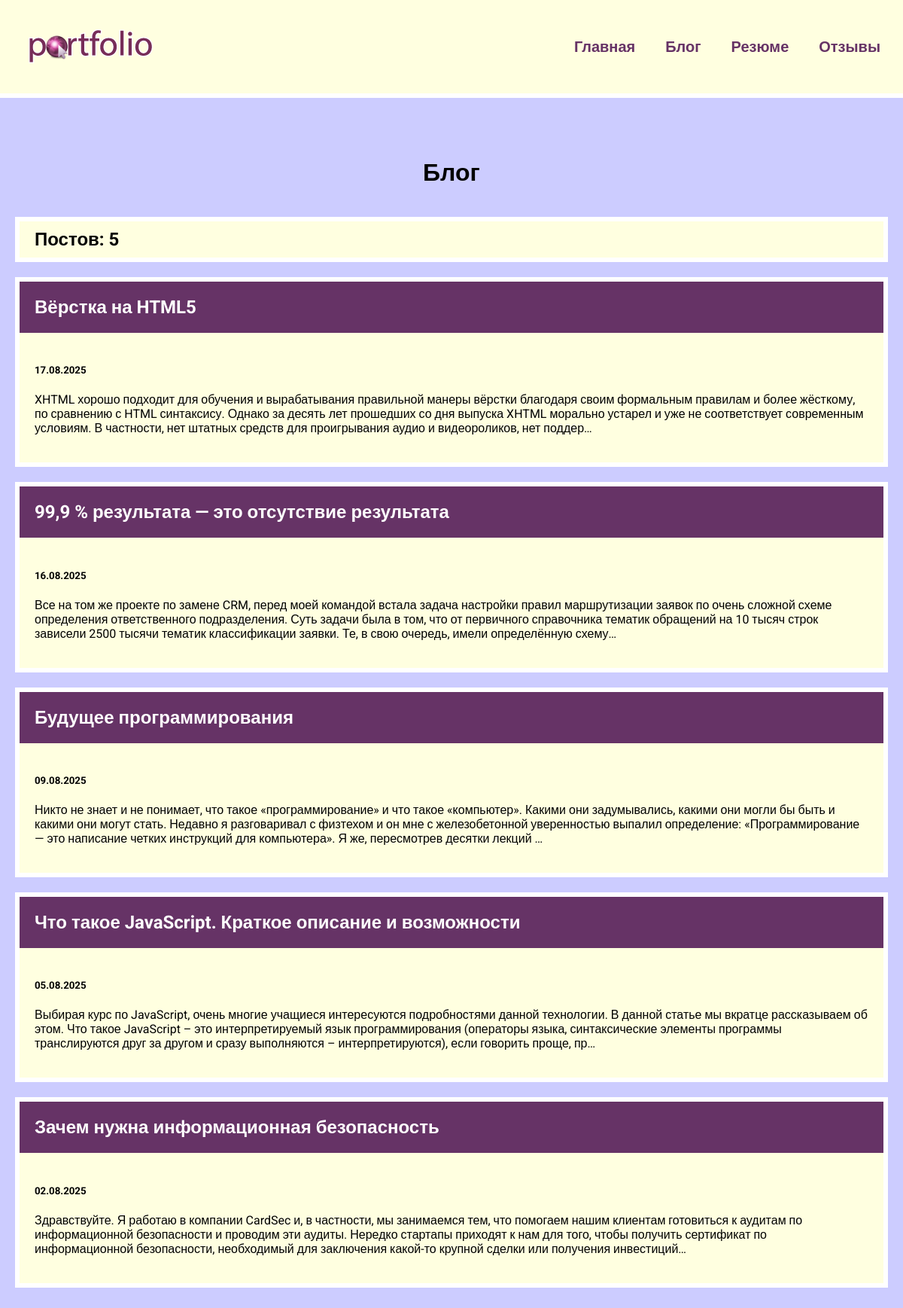
Screenshot of /blog/ with the database file from the repository.
### blog/models.py (models this page shows, shortened)
class Blog(models.Model):
    title = models.CharField(max_length=200)
    description = models.TextField()
    date = models.DateField()

### blog/views.py (the view)
# urls.py: path('', views.blogs, name="blogs"),
def blogs(request):
    blogs = Blog.objects.order_by('-date')
    return render(request, 'blog/blogs.html', {'blogs': blogs})

### blog/templates/blog/blogs.html
{% extends 'skills/base.html' %}
{% block content %}
<h1>Блог</h1>
<h2 class="count">Постов: {{ blogs.count }}</h2>
{% for blog in blogs %}
<div class="element">
    <h2 class="top"><a href="{% url 'detail' blog.id %}">{{ blog.title }}</a></h2>
    <div class="blog_text">
        <h5>{{ blog.date|date:'d.m.Y' }}</h5>
        <p>{{ blog.description|striptags|truncatechars:360 }}</p>
    </div>
</div>
{% endfor %}
{% endblock %}

### skills/static/css/style.css (style rules this page uses)
body { font-family: "Roboto", sans-serif; padding: 0; margin: 0; background: #CCCCFF; }
.element { flex-basis: 360px; }
.element, .count { background: lightyellow; border: 6px solid #FFF; margin: 20px 0; }
.content h1 { text-align: center; margin: 60px 0 40px; }
.top { background: #663366; margin: 0; }
.top a { color: #FFF; text-decoration: none; padding: 20px; display: block; }
.blog_text { padding: 20px; box-sizing: border-box; }
.count { padding: 10px 20px; box-sizing: border-box; }

### rows the page displays
Blog: title "Вёрстка на HTML5", date "17.08.2025", description "XHTML хорошо подходит для обучения и вырабатывания правильной манеры вёрстки благодаря своим формальным правилам и более жёсткому, по сравнению с HTML синтаксису. Однако за десять лет прошедших со дня выпуска XHTML морально устарел и уже не соответствует современным условиям. В частности, нет штатных средств для проигрывания аудио и видеороликов, нет поддер…"
Blog: title "99,9 % результата — это отсутствие результата", date "16.08.2025", description "Все на том же проекте по замене CRM, перед моей командой встала задача настройки правил маршрутизации заявок по очень сложной схеме определения ответственного подразделения. Суть задачи была в том, что от первичного справочника тематик обращений на 10 тысяч строк зависели 2500 тысячи тематик классификации заявки. Те, в свою очередь, имели определённую схему…"
Blog: title "Будущее программирования", date "09.08.2025", description "Никто не знает и не понимает, что такое «программирование» и что такое «компьютер». Какими они задумывались, какими они могли бы быть и какими они могут стать. Недавно я разговаривал с физтехом и он мне с железобетонной уверенностью выпалил определение: «Программирование — это написание четких инструкций для компьютера». Я же, пересмотрев десятки лекций …"
Blog: title "Что такое JavaScript. Краткое описание и возможности", date "05.08.2025", description "Выбирая курс по JavaScript, очень многие учащиеся интересуются подробностями данной технологии. В данной статье мы вкратце рассказываем об этом. Что такое JavaScript – это интерпретируемый язык программирования (операторы языка, синтаксические элементы программы транслируются друг за другом и сразу выполняются – интерпретируются), если говорить проще, пр…"
Blog: title "Зачем нужна информационная безопасность", date "02.08.2025", description "Здравствуйте. Я работаю в компании CardSec и, в частности, мы занимаемся тем, что помогаем нашим клиентам готовиться к аудитам по информационной безопасности и проводим эти аудиты. Нередко стартапы приходят к нам для того, чтобы получить сертификат по информационной безопасности, необходимый для заключения какой-то крупной сделки или получения инвестиций…"

### other values shown
{{ blogs.count }} "5"
